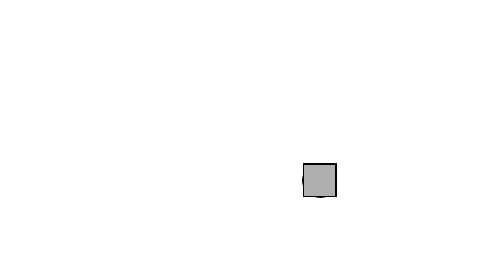
Frame 1 (no input)
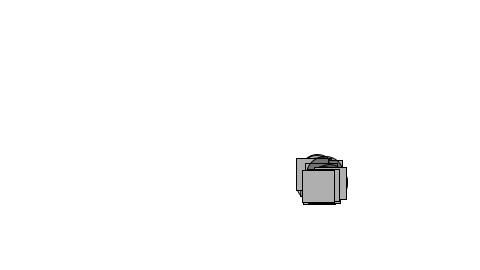
Frame 60 (the mouse pressed at the canvas centre just before this capture)
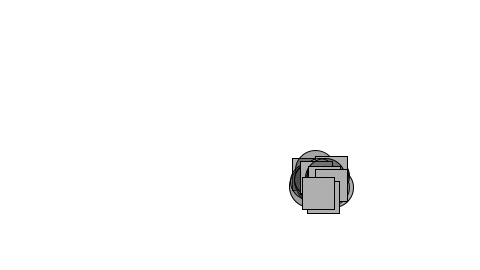
Frame 120 (the mouse held since frame 60 and released just before this capture)

The Processing sketch that drew these frames (run headless with seeded random() and noise(); from frame 60 on, the mouse is pressed at the canvas centre):

// Processing sketch: day09_polymorphism
// ── day09_polymorphism.pde
Shape[] shapes = new Shape[30];

void setup(){
  size(480,270);
  
  for (int i = 0; i<shapes.length; i++){
    int r = int(random(2));
    if (r==0){
      shapes[i] = new Circle(320,180,32,color(random(255),100));
    } else {
      shapes[i] = new Square(320,180,32);
    }
  }
}

void draw(){
  background(255);
  for (int i =0; i<shapes.length; i++){
    shapes[i].jiggle();
    shapes[i].display();
  }
}

// ── Circle.pde
class Circle extends Shape {
  color c;
  
  Circle(float x_, float y_, float r_, color c_){
    super(x_,y_,r_);
    c = c_;
  }
  
  void jiggle(){
    super.jiggle();
    r += random(-1,1);
    r = constrain(r,0,100);
  }
  
  void changeColor(){
    c = color(random(255));
  }
  
  void display(){
    ellipseMode(CENTER);
    fill(c);
    stroke(0);
    ellipse(x,y,r,r);
  }
}

// ── Shape.pde
class Shape {
  float x;
  float y;
  float r;
  
  Shape(float x_, float y_, float r_){
    x = x_;
    y = y_;
    r = r_;
  }
  
  void jiggle(){
    x += random(-1,1);
    y += random(-1,1);
  }
  
  void display(){
    point(x,y);
  }
  
}

// ── Square.pde
class Square extends Shape {
  Square(float x_, float y_, float r_){
    super(x_,y_,r_);
  }
 
  void display(){
    rectMode(CENTER);
    fill(175);
    stroke(0);
    rect(x,y,r,r);
  }
}
